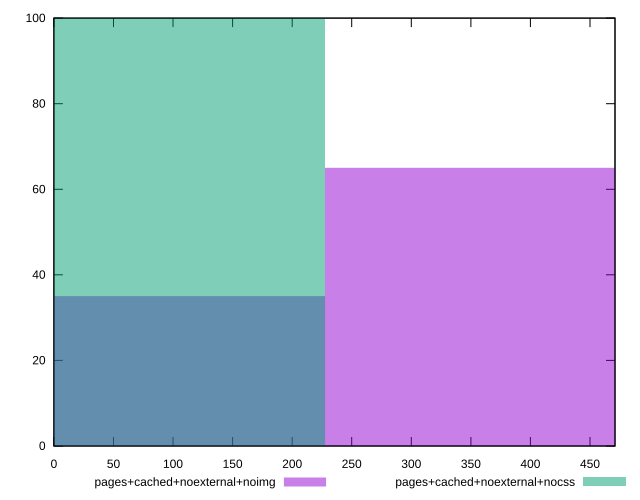

The script that saved this image:
reset

$pagesCachedNoexternalNoimg <<EOF
0 35
455.0905587870967 65
EOF

$pagesCachedNoexternalNocss <<EOF
0 100
EOF

set key outside below
set boxwidth 455.0905587870967
set xrange [0:471]
set yrange [0:100]
set trange [0:100]
set style fill transparent solid 0.5 noborder
set terminal svg size 640, 500 enhanced background rgb 'white'
set output "report_00007_2020-12-11T15:55:29.892Z/render-blocking-resources/comparison/histogram/8_vs_9.svg"

plot $pagesCachedNoexternalNoimg title "pages+cached+noexternal+noimg" with boxes, \
     $pagesCachedNoexternalNocss title "pages+cached+noexternal+nocss" with boxes

reset
